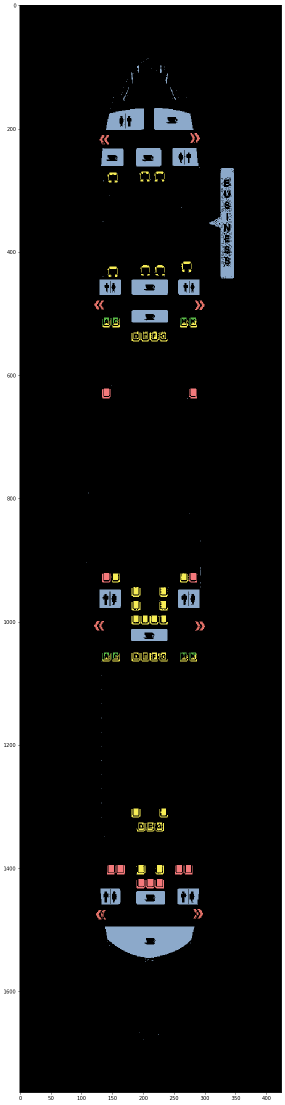
#> input picture images/AerlingusAirbusA330300_Zones.png, 570 x 2209 px, given in place of Aer_Lingus_Airbus_A321_plane10.jpg, which was not available (shown at 1/2 size)
$ jupyter execute --allow-errors Chloe_Gaussail_notebook.ipynb   (text cells are left out)
#> lines starting #> are read from the running program, lines starting #| are printed output that depends on the picture; pictures that were not available may be replaced by others from this repository, and a replacement may not be noted
[cell 1]
# from pipeline import Pipeline, Process, Postprocess, Preprocess
import numpy as np
import pandas as pd

[cell 2]
import matplotlib.pyplot as plt
import cv2
import os

#> (a cell that did not finish here is left out)

#> (a cell that did not finish here is left out)

#> (a cell that did not finish here is left out)

[cell 6]
origin_path = '/home/sid2018-6/Documents/proget_interpromo'
data_path = '/Interpromo2020/Interpromo2020/All Data'
path_img_data = data_path + '/ANALYSE IMAGE'

#> (a cell that did not finish here is left out)

#> (a cell that did not finish here is left out)

#> (a cell that did not finish here is left out)

#> (a cell that did not finish here is left out)

#> (a cell that did not finish here is left out)

#> (a cell that did not finish here is left out)

[cell 13]
l = []
#> (the rest of this cell did not finish here and is left out)

#> (a cell that did not finish here is left out)

[cell 15]
# [18 lines of commented-out code are left out]

[cell 16]
list_img_SEATGURU = os.listdir(origin_path + path_img_data + '/LAYOUT SEATGURU')
list_img_SEATGURU

#> (a cell that did not finish here is left out)

[cell 18]
print(origin_path + path_img_data)

[cell 19]
layout = "/LAYOUT SEATGURU/"

# img = plt.imread(origin_path + path_img_data + layout + list_img_SEATGURU[846])
img = plt.imread('/home/sid2018-6/Documents/proget_interpromo/Interpromo2020/Interpromo2020/All Data'+
                 '/ANALYSE IMAGE/LAYOUT SEATGURU/Aer_Lingus_Airbus_A321_plane10.jpg')
#> img is the input picture: shape (2209, 570, 4) float32; mean R, G, B, A 0.115, 0.117, 0.118, 0.908
imgray = cv2.cvtColor(img, cv2.COLOR_BGR2GRAY)
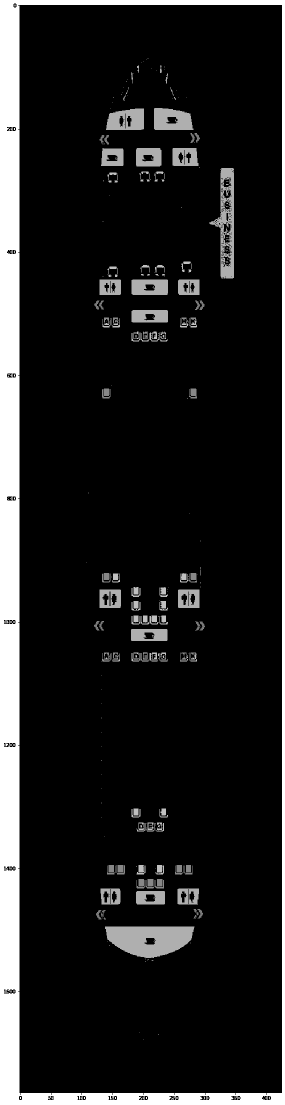
#> imgray: shape (2209, 570) float32 (shown at 1/2 size); min 0, max 1, mean 0.117
# plt.figure(figsize=(20,40))
# plt.imshow(imgray, cmap='gray')

[cell 20]
# Erosion:
kernel = np.ones((2,2),np.uint8)
erosion = cv2.erode(imgray,kernel,iterations = 1)
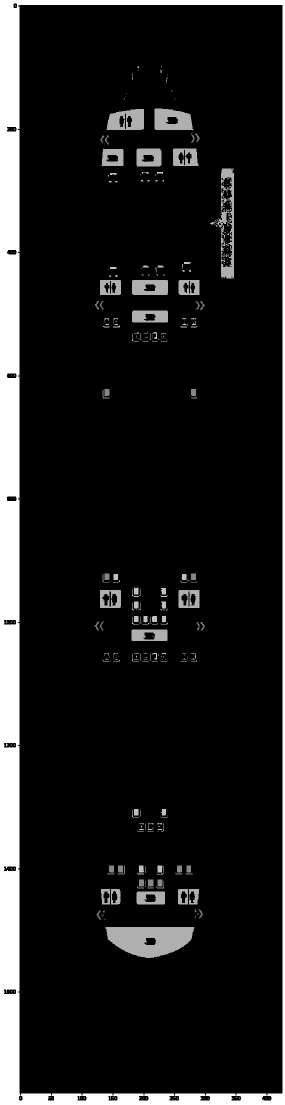
#> erosion: shape (2209, 570) float32 (shown at 1/2 size); min 0, max 1, mean 0.109
# plt.figure(figsize=(20,40))
# plt.imshow(erosion, cmap='gray')

[cell 21]
# Dilation:
kernel = np.ones((5,5),np.uint8)
dilation = cv2.dilate(imgray,kernel,iterations = 1)
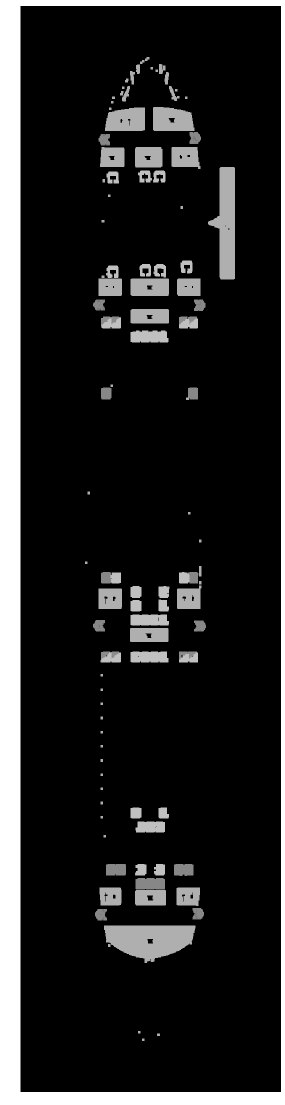
#> dilation: shape (2209, 570) float32 (shown at 1/2 size); min 0, max 1, mean 0.143
# plt.figure(figsize=(20,40))
# plt.imshow(dilation, cmap='gray')

[cell 22]
# Opening:
kernel = np.ones((2,3),np.uint8)
opening = cv2.morphologyEx(imgray, cv2.MORPH_OPEN, kernel)
# plt.figure(figsize=(20,40))
# plt.imshow(opening, cmap='gray')

[cell 23]
# Closing: toilette cafe fauteille de couleur
kernel = np.ones((5,5),np.uint8)
closing = cv2.morphologyEx(imgray, cv2.MORPH_CLOSE, kernel)
# plt.figure(figsize=(20,40))
# plt.imshow(closing, cmap='gray')

[cell 24]
# Morphological gradient: toilette cafe
kernel = np.ones((5,5),np.uint8)
gradient = cv2.morphologyEx(imgray, cv2.MORPH_GRADIENT, kernel)
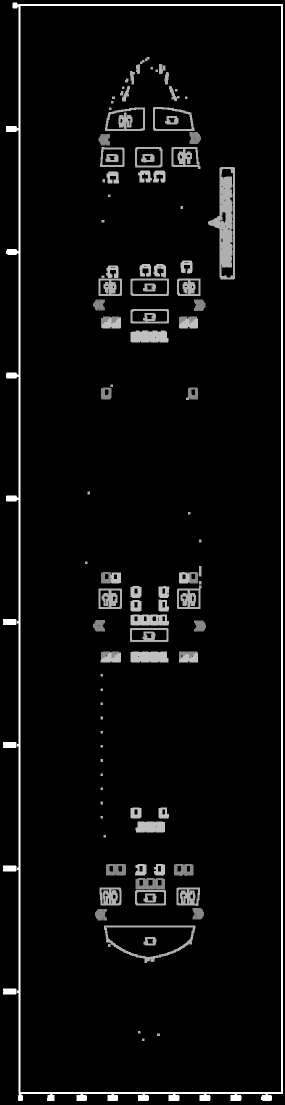
#> gradient: shape (2209, 570) float32 (shown at 1/2 size); min 0, max 1, mean 0.0496
# plt.figure(figsize=(20,40))
# plt.imshow(gradient, cmap='gray')

[cell 25]
# Top hat: (toilettes 'exit' et lettre)
kernel = np.ones((5,5),np.uint8)
tophat = cv2.morphologyEx(imgray, cv2.MORPH_TOPHAT, kernel)
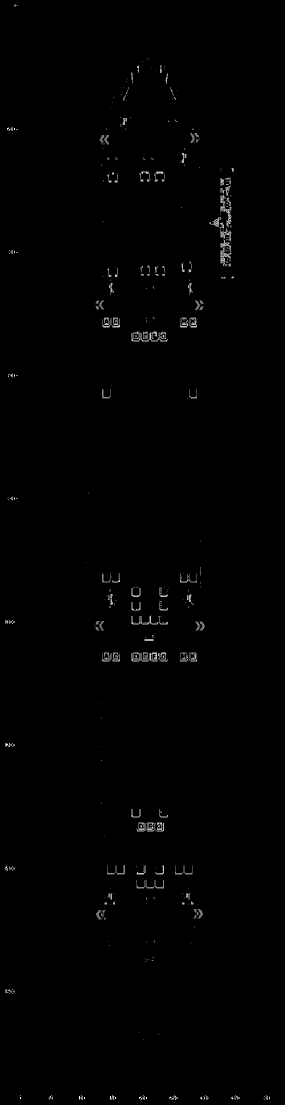
#> tophat: shape (2209, 570) float32 (shown at 1/2 size); min 0, max 1, mean 0.00597
# plt.figure(figsize=(20,40))
# plt.imshow(tophat, cmap='gray')

[cell 26]
# Black hat: Bon pour les lettres, fauteilles et 'exit'
kernel = np.ones((5,5),np.uint8)
blackhat = cv2.morphologyEx(imgray, cv2.MORPH_BLACKHAT, kernel)
# plt.figure(figsize=(20,40))
# plt.imshow(blackhat, cmap='gray')

[cell 27]
# Test closing + morphological gradient
kernel = np.ones((7,7),np.uint8)
closing = cv2.morphologyEx(imgray, cv2.MORPH_CLOSE, kernel)
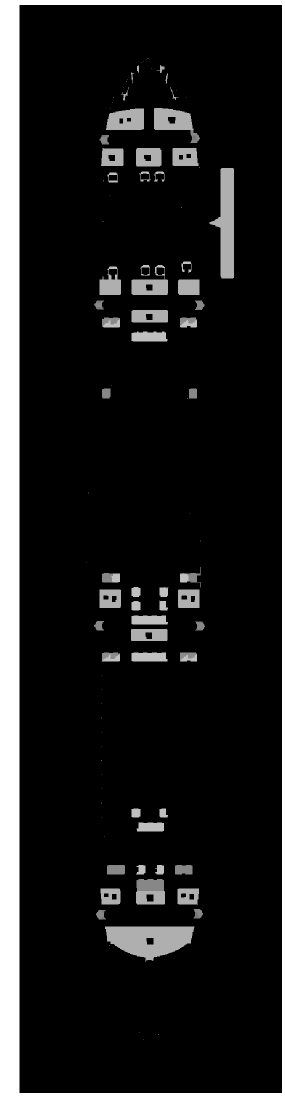
#> closing: shape (2209, 570) float32 (shown at 1/2 size); min 0, max 1, mean 0.124
kernel = np.ones((5,5),np.uint8)
gradient = cv2.morphologyEx(closing, cv2.MORPH_GRADIENT, kernel)
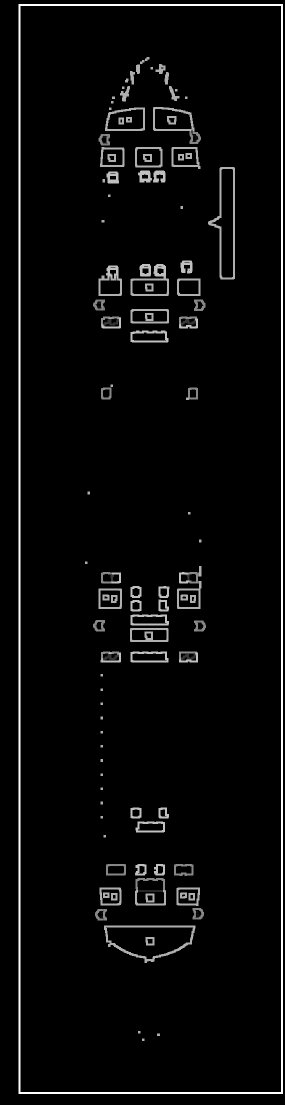
#> gradient: shape (2209, 570) float32 (shown at 1/2 size); min 0, max 1, mean 0.037
#> (the rest of this cell did not finish here and is left out)
